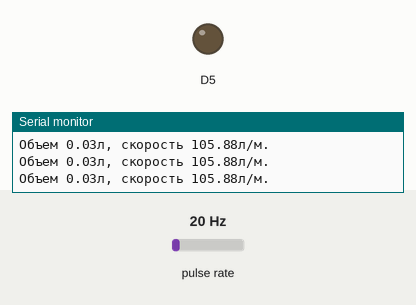
The sketch below on a simulated ESP8266 (NodeMCU). On the bench: output pins drawn as LEDs (lit = HIGH), the last lines printed to the serial monitor. Wiring (inferred from the names in the program): pulse sensor: data D0. Dashed ring = blinking. The inputs (shaded band) are chosen by the test bench; at power-on: pulse rate 20 Hz.

Above: at 1.2 s.
1.3 s: pulse rate (sensor on D0) set to 100 Hz
4.3 s: pulse rate (sensor on D0) set to 196 Hz
At 54.9 s:
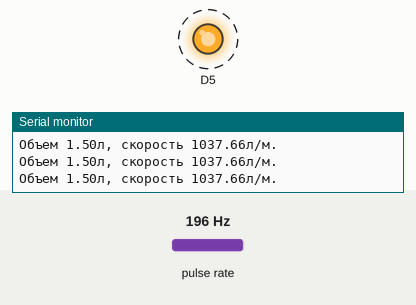
Timing chart, 0 to 57.1 s (numbered marks = the images above; inputs shaded):
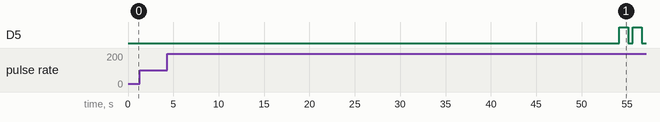

The sketch:

Kitchen_Water_Auto-off.ino
```cpp
#include "Arduino.h"
#include "ESP8266WiFi.h"
#include "Hash.h"
#include "ESPAsyncTCP.h"
#include "ESPAsyncWebServer.h"
const char* ssid = "ESP8266";
const char* password = "password";

// Create AsyncWebServer object on port 80
AsyncWebServer server(80);
AsyncEventSource events("/events");
const char index_html[] PROGMEM = R"rawliteral(
<!DOCTYPE HTML><html><head>
<meta name="viewport" content="width=device-width, initial-scale=1">
</head>
<body>
  <h1>
    ESP8266 Kitchen
  </h1>
  <h3>
    Water volume
  </h3>
  <span class="reading"><span id="volume">
    %VOLUME%
  </span> L</span>
  <h3>
    Waterflow speed
  </h3>
  <span class="reading"><span id="speed">
    %SPEED%
  </span> L/minute</span>
  <h3>
    Total water spent:
  </h3>
  <span class="reading"><span id="totalvolume">
    %TOTALVOLUME%
  </span> L</span>
  <script>
if (!!window.EventSource) {
var source = new EventSource('/events');
source.addEventListener('open', function(e) {
console.log("Events Connected");
}, false);
source.addEventListener('error', function(e) {
if (e.target.readyState != EventSource.OPEN) {
console.log("Events Disconnected");
}
}, false);
source.addEventListener('message', function(e) {
console.log("message", e.data);
}, false);
source.addEventListener('volume', function(e) {
console.log("volume", e.data);
document.getElementById("volume").innerHTML = e.data;
}, false);
source.addEventListener('speed', function(e) {
console.log("speed", e.data);
document.getElementById("speed").innerHTML = e.data;
}, false);
source.addEventListener('totalvolume', function(e) {
console.log("totalvolume", e.data);
document.getElementById("totalvolume").innerHTML = e.data;
}, false);
}
</script>
</body>
</html>

)rawliteral";

long previousMillis = 0;   // храним время последнего переключения светодиода
long interval = 100;       // интервал между отправкой новых значений по Wi-Fi (0.1 секунда)
long previousMillisW = 0;  // храним время последней проверки обьёма
long intervalW = 5000;     // интервал между проверками, открыт ли кран
float lastVol = 0;
uint8_t pinSensor = D0;  // Определяем номер вывода Arduino, к которому подключён датчик расхода воды.
                         //
float varQ;              // Объявляем переменную для хранения рассчитанной скорости потока воды (л/с).
float varV;              // Объявляем переменную для хранения рассчитанного объема воды (л).
uint32_t varL;
int triggered = 0;
float waterTotal = 0;     //общий объем воды, который потратили
// Заменяет заглушки реальными значенияим
String processor(const String& var) {
  //Serial.println(var);
  if (var == "VOLUME") {
    return String(varV);
  } else if (var == "SPEED") {
    return String(varQ);
  }else if (var == "TOTALVOLUME") {
    return String(waterTotal);
  }
  return String();
}

//
void setup() {                //
  Serial.begin(9600);         // Инициируем передачу данных в монитор последовательного порта.
  pinMode(pinSensor, INPUT);  // Конфигурируем вывод к которому подключён датчик, как вход.
  pinMode(D5, OUTPUT);
  varQ = 0;
  varV = 0;                   // Обнуляем все переменные.
  digitalWrite(D5, LOW);

  Serial.print("Setting AP (Access Point)…");
  // Remove the password parameter, if you want the AP (Access Point) to be open
  WiFi.softAP(ssid, password);

  IPAddress IP = WiFi.softAPIP();
  Serial.print("AP IP address: ");
  Serial.println(IP);

  // Print ESP8266 Local IP Address
  Serial.println(WiFi.localIP());

  // Route for root / web page
  server.on("/", HTTP_GET, [](AsyncWebServerRequest* request) {
    request->send_P(200, "text/html", index_html, processor);
  });
  server.on("/volume", HTTP_GET, [](AsyncWebServerRequest* request) {
    request->send_P(200, "text/plain", String(varV).c_str());
  });
  server.on("/speed", HTTP_GET, [](AsyncWebServerRequest* request) {
    request->send_P(200, "text/plain", String(varQ).c_str());
  });
  server.on("/totalvolume", HTTP_GET, [](AsyncWebServerRequest* request) {
    request->send_P(200, "text/plain", String(waterTotal).c_str());
  });
  server.addHandler(&events);
  // Start server
  server.begin();
}

void loop() {
  calculateVolume();
  Serial.println((String) "Объем " + varV + "л, скорость " + (varQ * 60.0f) + "л/м.");
  unsigned long currentMillis = millis();
  //проверяем не прошел ли нужный интервал, если прошел то
  if (currentMillis - previousMillis > interval) {
    previousMillis = currentMillis;
    events.send(String(varV).c_str(), "volume", millis());
    events.send(String(varQ).c_str(), "speed", millis());
    events.send(String(waterTotal).c_str(), "totalvolume", millis());
  }
  if (currentMillis - previousMillisW > intervalW) { //через заданное время проверяем, включен ли кран
    previousMillisW = currentMillis;
    if (varQ == 0 && varV < 1.5) {            //если кран закрыт и 1.5 литра еще не набрано
      if (lastVol == varV)                    //если кран закрыт уже intervalW времени (значения между измерениями не поменялись)
        varV = 0;                             //обнуляем счетчик налитой воды
      else lastVol = varV;                    //приравниваем значения для того, чтобы сравнить в следующий раз
    }
  }
  if (varV > 1.5) {                           //если чайник набран
    digitalWrite(D5, HIGH);                   //включаю клапан, перекрывающий воду
    delay(1000);
    digitalWrite(D5, LOW);                    //выключаю клапан, перекрывающий воду, ударившая струя воды сигнализирует о том, что нужно закрыть кран
    delay(500);
    calculateVolume();

    if (varQ > 0) {                           //если кран открыт
      digitalWrite(D5, HIGH);                 //выключаю клапан, ударившая струя воды сигнализирует о том, что нужно закрыть кран
      triggered++;                            //счетчик для срабатываний клапана.
      Serial.println(triggered);

      if (triggered >= 3) {                   //клапан отработал 4 раза, кран не закрыт, надо перекрывать воду
        digitalWrite(D5, HIGH);               //если программа дошла до этого момента, то кто-то забыл/не успевает выключить кран
        Serial.println("wait 1 minute");
        delay(60000);                         //1 минуту жду, пока не закроют кран. Если кран будет открыт, то еще минуту ждать буду
        calculateVolume();
      }
    }

    else {
      varV = 0;
      triggered = 0;
      digitalWrite(D5, LOW);
    }
  }
}

void calculateVolume() {
  varQ = 0;                                    // Сбрасываем скорость потока воды.
  varL = pulseIn(pinSensor, HIGH, 200000);     // Считываем длительность импульса, но не дольше 0,2 сек.
  if (varL) {                                  // Если длительность импульса считана, то ...
    float varT = 2.0 * (float)varL / 1000000;  // Определяем период следования импульсов в сек.
    float varF = 1 / varT;                     // Определяем частоту следования импульсов в Гц.
    varQ = varF / 680.0f;                      //450.0f;//(varF * 5.9f + 4570.0f);           // Определяем скорость потока воды л/c.
    varV += varQ * varT;                       // Определяем объем воды л.
    waterTotal += varQ * varT;                 // Записываем, сколько воды потрачено
    varQ = varQ * 60;                          // переводим в л/м
  }
}
```
